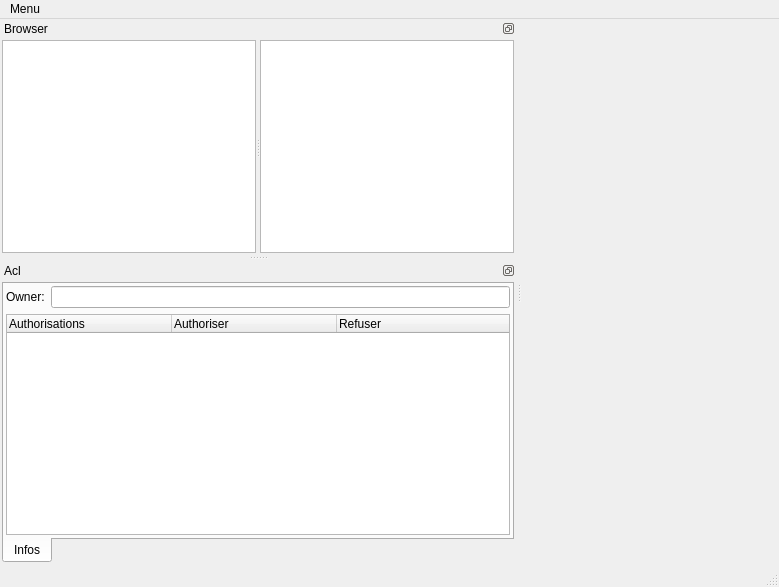
<?xml version="1.0" encoding="UTF-8"?>
<ui version="4.0">
 <class>ACLWalkerClass</class>
 <widget class="QMainWindow" name="ACLWalkerClass">
  <property name="geometry">
   <rect>
    <x>0</x>
    <y>0</y>
    <width>779</width>
    <height>587</height>
   </rect>
  </property>
  <property name="windowTitle">
   <string>ACLWalker</string>
  </property>
  <widget class="QWidget" name="centralWidget"/>
  <widget class="QMenuBar" name="menuBar">
   <property name="geometry">
    <rect>
     <x>0</x>
     <y>0</y>
     <width>779</width>
     <height>21</height>
    </rect>
   </property>
   <widget class="QMenu" name="menuMenu">
    <property name="title">
     <string>Menu</string>
    </property>
    <addaction name="actionQuit"/>
   </widget>
   <addaction name="menuMenu"/>
  </widget>
  <widget class="QStatusBar" name="statusBar"/>
  <widget class="QDockWidget" name="dockWidget">
   <property name="features">
    <set>QDockWidget::DockWidgetFloatable|QDockWidget::DockWidgetMovable</set>
   </property>
   <property name="windowTitle">
    <string>Browser</string>
   </property>
   <attribute name="dockWidgetArea">
    <number>1</number>
   </attribute>
   <widget class="QWidget" name="dockWidgetContents">
    <layout class="QGridLayout" name="gridLayout">
     <property name="leftMargin">
      <number>2</number>
     </property>
     <property name="topMargin">
      <number>2</number>
     </property>
     <property name="rightMargin">
      <number>2</number>
     </property>
     <property name="bottomMargin">
      <number>2</number>
     </property>
     <item row="0" column="0">
      <widget class="QSplitter" name="splitter">
       <property name="orientation">
        <enum>Qt::Horizontal</enum>
       </property>
       <widget class="QTreeView" name="treeView_bro_dirs">
        <attribute name="headerCascadingSectionResizes">
         <bool>true</bool>
        </attribute>
       </widget>
       <widget class="QTreeView" name="treeView_bro_files">
        <property name="sizePolicy">
         <sizepolicy hsizetype="Expanding" vsizetype="Expanding">
          <horstretch>0</horstretch>
          <verstretch>0</verstretch>
         </sizepolicy>
        </property>
        <property name="layoutDirection">
         <enum>Qt::LeftToRight</enum>
        </property>
        <property name="autoFillBackground">
         <bool>false</bool>
        </property>
        <property name="sortingEnabled">
         <bool>true</bool>
        </property>
       </widget>
      </widget>
     </item>
    </layout>
   </widget>
  </widget>
  <widget class="QDockWidget" name="dockWidget_2">
   <property name="features">
    <set>QDockWidget::DockWidgetFloatable|QDockWidget::DockWidgetMovable</set>
   </property>
   <property name="windowTitle">
    <string>Acl</string>
   </property>
   <attribute name="dockWidgetArea">
    <number>1</number>
   </attribute>
   <widget class="QWidget" name="dockWidgetContents_2">
    <layout class="QGridLayout" name="gridLayout_2">
     <property name="leftMargin">
      <number>2</number>
     </property>
     <property name="topMargin">
      <number>2</number>
     </property>
     <property name="rightMargin">
      <number>2</number>
     </property>
     <property name="bottomMargin">
      <number>2</number>
     </property>
     <item row="0" column="0">
      <widget class="QTabWidget" name="tabWidget">
       <property name="tabPosition">
        <enum>QTabWidget::South</enum>
       </property>
       <property name="currentIndex">
        <number>0</number>
       </property>
       <widget class="QWidget" name="tab_acl_infos">
        <attribute name="title">
         <string>Infos</string>
        </attribute>
        <layout class="QGridLayout" name="gridLayout_3">
         <property name="leftMargin">
          <number>2</number>
         </property>
         <property name="topMargin">
          <number>2</number>
         </property>
         <property name="rightMargin">
          <number>2</number>
         </property>
         <property name="bottomMargin">
          <number>2</number>
         </property>
         <item row="0" column="0">
          <widget class="QLabel" name="label">
           <property name="text">
            <string>Owner:</string>
           </property>
          </widget>
         </item>
         <item row="0" column="1">
          <widget class="QLineEdit" name="lineEdit"/>
         </item>
         <item row="1" column="0" colspan="2">
          <widget class="QTreeWidget" name="treeWidget">
           <attribute name="headerDefaultSectionSize">
            <number>165</number>
           </attribute>
           <column>
            <property name="text">
             <string notr="true">Authorisations</string>
            </property>
           </column>
           <column>
            <property name="text">
             <string notr="true">Authoriser</string>
            </property>
           </column>
           <column>
            <property name="text">
             <string>Refuser</string>
            </property>
           </column>
          </widget>
         </item>
        </layout>
       </widget>
      </widget>
     </item>
    </layout>
   </widget>
  </widget>
  <action name="actionQuit">
   <property name="text">
    <string>Quit</string>
   </property>
  </action>
 </widget>
 <layoutdefault spacing="6" margin="11"/>
 <resources>
  <include location="aclwalker.qrc"/>
 </resources>
 <connections/>
</ui>
